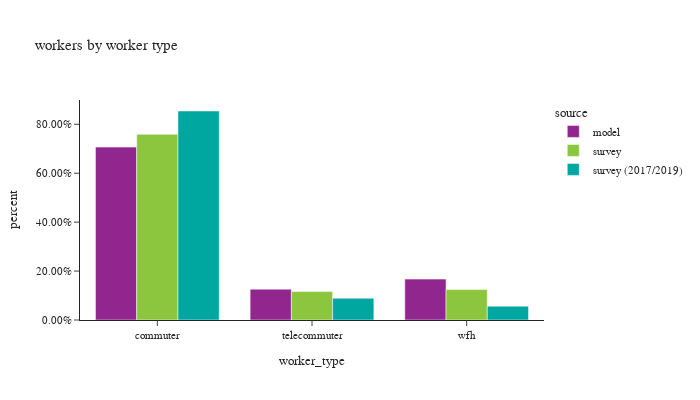

The notebook cell this image was saved under:
### Markdown cell above
## worker counts

### Code cell
# worker counts by worker type
df_worker_count = workers.groupby(['source','worker_type'])['pdexpfac']. \
    sum().reset_index()
df_worker_count['percent'] = df_worker_count.groupby(['source'], group_keys=False)['pdexpfac']. \
    apply(lambda x: x / float(x.sum()))

df_worker_count_ct = workers.groupby(['source','worker_type'])['pdexpfac'].count().reset_index(). \
    rename(columns={'pdexpfac':'sample count'})
df_worker_count = df_worker_count.merge(df_worker_count_ct, on=['source','worker_type']). \
    rename(columns={'pdexpfac':'total count'})
# df_worker_count_ct

fig = px.bar(df_worker_count.sort_values(by=['source']), x="worker_type", y="percent",
             color="source", barmode="group",hover_data=['sample count','total count'],
             title="workers by worker type")
fig.update_layout(height=400, width=700, font=dict(size=11),
                  yaxis_tickformat = '.2%')
fig.show()

### Figure 1 — Plotly figure (JSON) as saved in the notebook; plotly's stock layout.template omitted (floating-point values rounded to 4 significant figures)
{"data": [{"alignmentgroup": "True", "customdata": [[1612000.0, 1612000.0], [287500.0, 287500.0], [381300.0, 381300.0]], "hovertemplate": "source=model<br>worker_type=%{x}<br>percent=%{y}<br>sample count=%{customdata[0]}<br>total count=%{customdata[1]}<extra></extra>", "legendgroup": "model", "marker": {"color": "#91268F", "pattern": {"shape": ""}}, "name": "model", "offsetgroup": "model", "orientation": "v", "showlegend": true, "textposition": "auto", "type": "bar", "x": ["commuter", "telecommuter", "wfh"], "xaxis": "x", "y": [0.7068, 0.126, 0.1671], "yaxis": "y"}, {"alignmentgroup": "True", "customdata": [[2090.0, 1536000.0], [761.0, 235300.0], [750.0, 251800.0]], "hovertemplate": "source=survey<br>worker_type=%{x}<br>percent=%{y}<br>sample count=%{customdata[0]}<br>total count=%{customdata[1]}<extra></extra>", "legendgroup": "survey", "marker": {"color": "#8CC63E", "pattern": {"shape": ""}}, "name": "survey", "offsetgroup": "survey", "orientation": "v", "showlegend": true, "textposition": "auto", "type": "bar", "x": ["commuter", "telecommuter", "wfh"], "xaxis": "x", "y": [0.7592, 0.1163, 0.1245], "yaxis": "y"}, {"alignmentgroup": "True", "customdata": [[5975.0, 1391000.0], [483.0, 145100.0], [568.0, 92140.0]], "hovertemplate": "source=survey (2017/2019)<br>worker_type=%{x}<br>percent=%{y}<br>sample count=%{customdata[0]}<br>total count=%{customdata[1]}<extra></extra>", "legendgroup": "survey (2017/2019)", "marker": {"color": "#00A7A0", "pattern": {"shape": ""}}, "name": "survey (2017/2019)", "offsetgroup": "survey (2017/2019)", "orientation": "v", "showlegend": true, "textposition": "auto", "type": "bar", "x": ["commuter", "telecommuter", "wfh"], "xaxis": "x", "y": [0.8543, 0.08912, 0.05658], "yaxis": "y"}], "layout": {"barmode": "group", "font": {"size": 11}, "height": 400, "legend": {"title": {"text": "source"}, "tracegroupgap": 0}, "title": {"text": "workers by worker type"}, "width": 700, "xaxis": {"anchor": "y", "domain": [0.0, 1.0], "title": {"text": "worker_type"}}, "yaxis": {"anchor": "x", "domain": [0.0, 1.0], "tickformat": ".2%", "title": {"text": "percent"}}}}
